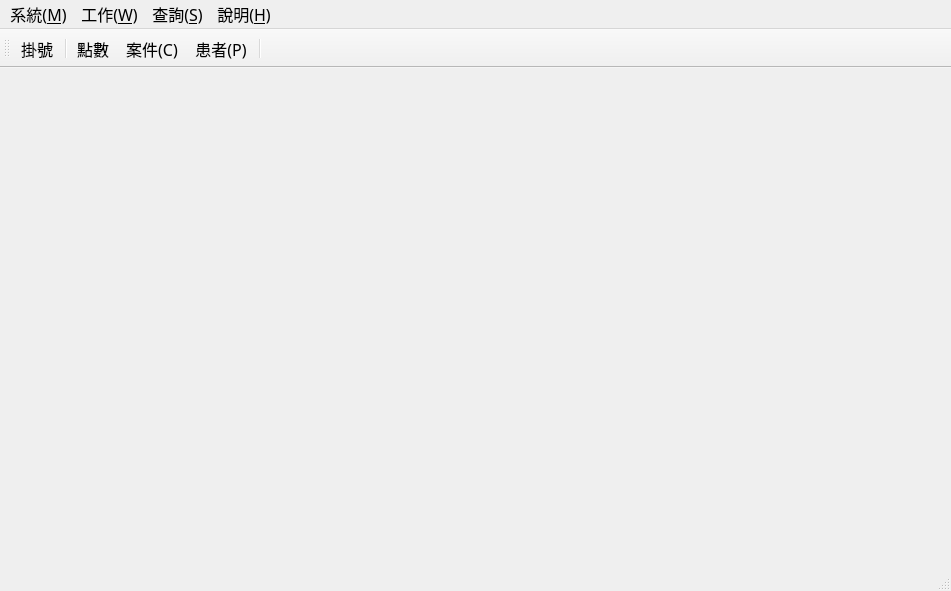
<?xml version="1.0" encoding="UTF-8"?>
<ui version="4.0">
 <class>win_main</class>
 <widget class="QMainWindow" name="win_main">
  <property name="enabled">
   <bool>true</bool>
  </property>
  <property name="geometry">
   <rect>
    <x>0</x>
    <y>0</y>
    <width>951</width>
    <height>591</height>
   </rect>
  </property>
  <property name="font">
   <font>
    <family>Microsoft JhengHei</family>
    <pointsize>12</pointsize>
    <weight>9</weight>
    <italic>false</italic>
    <bold>false</bold>
   </font>
  </property>
  <property name="contextMenuPolicy">
   <enum>Qt::DefaultContextMenu</enum>
  </property>
  <property name="windowTitle">
   <string>mycis</string>
  </property>
  <property name="windowIcon">
   <iconset resource="../res/mycis.qrc">
    <normaloff>:/res/img/mycis.png</normaloff>:/res/img/mycis.png</iconset>
  </property>
  <property name="styleSheet">
   <string notr="true">font: 75 12pt &quot;Microsoft JhengHei&quot;;</string>
  </property>
  <widget class="QWidget" name="centralwidget">
   <layout class="QVBoxLayout" name="verticalLayout"/>
  </widget>
  <widget class="QMenuBar" name="mnb">
   <property name="geometry">
    <rect>
     <x>0</x>
     <y>0</y>
     <width>951</width>
     <height>33</height>
    </rect>
   </property>
   <widget class="QMenu" name="menu">
    <property name="title">
     <string>系統(&amp;M)</string>
    </property>
    <addaction name="act_backup"/>
    <addaction name="act_renew"/>
    <addaction name="separator"/>
    <addaction name="act_quit"/>
    <addaction name="separator"/>
   </widget>
   <widget class="QMenu" name="menu_2">
    <property name="title">
     <string>工作(&amp;W)</string>
    </property>
    <addaction name="act_tk"/>
    <addaction name="separator"/>
    <addaction name="act_app"/>
    <addaction name="separator"/>
   </widget>
   <widget class="QMenu" name="menu_3">
    <property name="title">
     <string>說明(&amp;H)</string>
    </property>
    <addaction name="act_about"/>
   </widget>
   <widget class="QMenu" name="menu_V">
    <property name="title">
     <string>查詢(&amp;S)</string>
    </property>
    <addaction name="act_stat"/>
    <addaction name="act_inst"/>
    <addaction name="act_patient"/>
   </widget>
   <addaction name="menu"/>
   <addaction name="menu_2"/>
   <addaction name="menu_V"/>
   <addaction name="menu_3"/>
  </widget>
  <widget class="QToolBar" name="tb">
   <property name="windowTitle">
    <string>toolBar</string>
   </property>
   <property name="iconSize">
    <size>
     <width>48</width>
     <height>48</height>
    </size>
   </property>
   <attribute name="toolBarArea">
    <enum>TopToolBarArea</enum>
   </attribute>
   <attribute name="toolBarBreak">
    <bool>false</bool>
   </attribute>
   <addaction name="act_tk"/>
   <addaction name="separator"/>
   <addaction name="act_stat"/>
   <addaction name="act_inst"/>
   <addaction name="act_patient"/>
   <addaction name="separator"/>
  </widget>
  <widget class="QStatusBar" name="stb"/>
  <action name="act_tk">
   <property name="icon">
    <iconset resource="../res/mycis.qrc">
     <normaloff>:/res/img/receptionist.png</normaloff>:/res/img/receptionist.png</iconset>
   </property>
   <property name="text">
    <string>掛號(&amp;R)</string>
   </property>
   <property name="iconText">
    <string>掛號</string>
   </property>
   <property name="toolTip">
    <string>掛號</string>
   </property>
   <property name="shortcut">
    <string>Alt+R</string>
   </property>
  </action>
  <action name="act_quit">
   <property name="text">
    <string>離開(&amp;Q)</string>
   </property>
   <property name="toolTip">
    <string>離開</string>
   </property>
   <property name="shortcut">
    <string>Alt+Q</string>
   </property>
  </action>
  <action name="act_stat">
   <property name="icon">
    <iconset resource="../res/mycis.qrc">
     <normaloff>:/res/img/chart.png</normaloff>:/res/img/chart.png</iconset>
   </property>
   <property name="text">
    <string>點數(&amp;T)</string>
   </property>
   <property name="iconText">
    <string>點數</string>
   </property>
   <property name="toolTip">
    <string>點數</string>
   </property>
   <property name="shortcut">
    <string>Alt+T</string>
   </property>
  </action>
  <action name="act_renew">
   <property name="icon">
    <iconset resource="../res/mycis.qrc">
     <normaloff>:/res/img/system_software_update.png</normaloff>:/res/img/system_software_update.png</iconset>
   </property>
   <property name="text">
    <string>更新(&amp;N)</string>
   </property>
   <property name="toolTip">
    <string>更新</string>
   </property>
   <property name="shortcut">
    <string>Alt+N</string>
   </property>
  </action>
  <action name="act_app">
   <property name="icon">
    <iconset resource="../res/mycis.qrc">
     <normaloff>:/res/img/db_comit.png</normaloff>:/res/img/db_comit.png</iconset>
   </property>
   <property name="text">
    <string>申報(&amp;A)</string>
   </property>
   <property name="iconText">
    <string>申報</string>
   </property>
   <property name="toolTip">
    <string>申報</string>
   </property>
   <property name="shortcut">
    <string>Alt+A</string>
   </property>
  </action>
  <action name="act_backup">
   <property name="icon">
    <iconset resource="../res/mycis.qrc">
     <normaloff>:/res/img/database.png</normaloff>:/res/img/database.png</iconset>
   </property>
   <property name="text">
    <string>備份(&amp;B)</string>
   </property>
   <property name="iconText">
    <string>資料庫備份</string>
   </property>
   <property name="toolTip">
    <string>資料庫備份</string>
   </property>
   <property name="shortcut">
    <string>Alt+B</string>
   </property>
  </action>
  <action name="act_about">
   <property name="icon">
    <iconset resource="../res/mycis.qrc">
     <normaloff>:/res/img/mycis.png</normaloff>:/res/img/mycis.png</iconset>
   </property>
   <property name="text">
    <string>關於 mycis </string>
   </property>
  </action>
  <action name="act_inst">
   <property name="icon">
    <iconset resource="../res/mycis.qrc">
     <normaloff>:/res/img/document-open.png</normaloff>:/res/img/document-open.png</iconset>
   </property>
   <property name="text">
    <string>案件(&amp;C)</string>
   </property>
   <property name="toolTip">
    <string>案件</string>
   </property>
   <property name="shortcut">
    <string>Alt+C</string>
   </property>
  </action>
  <action name="act_patient">
   <property name="icon">
    <iconset resource="../res/mycis.qrc">
     <normaloff>:/res/img/patient.png</normaloff>:/res/img/patient.png</iconset>
   </property>
   <property name="text">
    <string>患者(&amp;P)</string>
   </property>
   <property name="toolTip">
    <string>患者</string>
   </property>
   <property name="shortcut">
    <string>Alt+P</string>
   </property>
  </action>
 </widget>
 <resources>
  <include location="../res/mycis.qrc"/>
 </resources>
 <connections/>
 <designerdata>
  <property name="gridDeltaX">
   <number>5</number>
  </property>
  <property name="gridDeltaY">
   <number>5</number>
  </property>
  <property name="gridSnapX">
   <bool>true</bool>
  </property>
  <property name="gridSnapY">
   <bool>true</bool>
  </property>
  <property name="gridVisible">
   <bool>true</bool>
  </property>
 </designerdata>
</ui>
